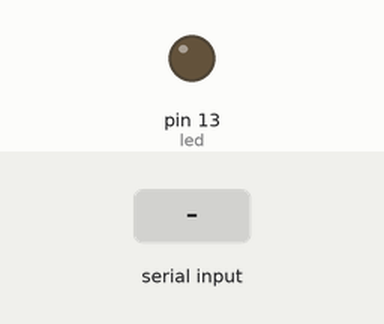
Bench run of a sketch on a simulated Arduino Uno, built with avr-gcc and run on an emulated ATmega328P. Parts: output pins drawn as LEDs (lit = HIGH). Inputs (shaded band) come from the test bench.

Above: at 2.0 s.
2.1 s: byte 1 (1) received over Serial
At 3.9 s:
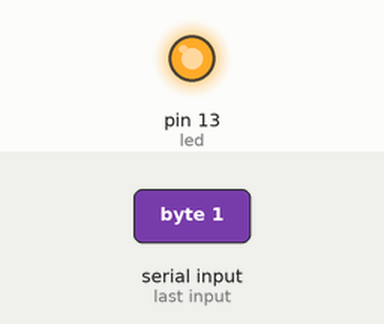
Timing chart, 0 to 5.4 s (numbered marks = the images above; inputs shaded):
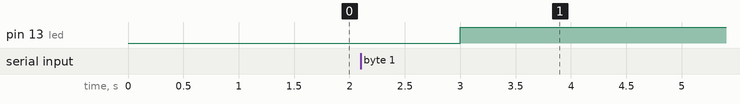

Measured:
- after the input at 2.1 s, pin 13 (led): LOW → HIGH after 0.90 s

The sketch:

led.ino
```cpp
int led = 13;

void setup(){
    pinMode(led, OUTPUT);
    Serial.begin(9600);
}

void serialEvent(){
    byte in = Serial.read();
    if(in == 0){
        digitalWrite(led, LOW);
    }else if(in == 1){
        digitalWrite(led, HIGH);
    }
}

void loop(){
    delay(1000);
}
```
